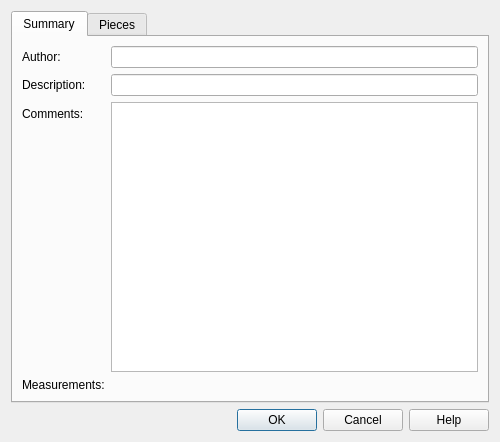
<?xml version="1.0" encoding="UTF-8"?>
<ui version="4.0">
 <class>lcPropertiesDialog</class>
 <widget class="QDialog" name="lcPropertiesDialog">
  <property name="whatsThis">
   <string>&lt;p&gt;&lt;b&gt;Model Properties&lt;/b&gt;&lt;/p&gt;&lt;p&gt;Edit the current model's author, description, and comments on the Summary tab. Measurements and Pieces provide read-only information. Choose OK to apply the metadata changes, or Cancel to discard them.&lt;/p&gt;</string>
  </property>
  <property name="geometry">
   <rect>
    <x>0</x>
    <y>0</y>
    <width>500</width>
    <height>442</height>
   </rect>
  </property>
  <property name="windowTitle">
   <string>Properties</string>
  </property>
  <layout class="QVBoxLayout" name="verticalLayout">
   <item>
    <widget class="QTabWidget" name="tabWidget">
     <property name="currentIndex">
      <number>0</number>
     </property>
     <widget class="QWidget" name="tabSummary">
      <property name="whatsThis">
       <string>&lt;p&gt;&lt;b&gt;Model Summary&lt;/b&gt;&lt;/p&gt;&lt;p&gt;Author, description, and comments are stored in the model file when you save it. Measurements show its overall size.&lt;/p&gt;</string>
      </property>
      <property name="sizePolicy">
       <sizepolicy hsizetype="Preferred" vsizetype="Preferred">
        <horstretch>0</horstretch>
        <verstretch>0</verstretch>
       </sizepolicy>
      </property>
      <attribute name="title">
       <string>Summary</string>
      </attribute>
      <layout class="QFormLayout" name="formLayout_3">
       <item row="0" column="0">
        <widget class="QLabel" name="label">
         <property name="buddy">
          <cstring>AuthorEdit</cstring>
         </property>
         <property name="toolTip">
          <string>Enter the author credited in this model.</string>
         </property>
         <property name="text">
          <string>Author:</string>
         </property>
        </widget>
       </item>
       <item row="0" column="1">
        <widget class="QLineEdit" name="AuthorEdit">
         <property name="toolTip">
          <string>Enter the author credited in this model.</string>
         </property>
        </widget>
       </item>
       <item row="1" column="0">
        <widget class="QLabel" name="label_3">
         <property name="buddy">
          <cstring>DescriptionEdit</cstring>
         </property>
         <property name="toolTip">
          <string>Enter a short description of this model.</string>
         </property>
         <property name="text">
          <string>Description:</string>
         </property>
        </widget>
       </item>
       <item row="1" column="1">
        <widget class="QLineEdit" name="DescriptionEdit">
         <property name="toolTip">
          <string>Enter a short description of this model.</string>
         </property>
        </widget>
       </item>
       <item row="2" column="0">
        <widget class="QLabel" name="label_2">
         <property name="buddy">
          <cstring>CommentsEdit</cstring>
         </property>
         <property name="toolTip">
          <string>Enter plain-text notes to store with this model.</string>
         </property>
         <property name="text">
          <string>Comments:</string>
         </property>
        </widget>
       </item>
       <item row="2" column="1">
        <widget class="QTextEdit" name="CommentsEdit">
         <property name="toolTip">
          <string>Enter plain-text notes to store with this model.</string>
         </property>
         <property name="sizePolicy">
          <sizepolicy hsizetype="Expanding" vsizetype="Expanding">
           <horstretch>0</horstretch>
           <verstretch>0</verstretch>
          </sizepolicy>
         </property>
         <property name="acceptRichText">
          <bool>false</bool>
         </property>
        </widget>
       </item>
       <item row="3" column="0">
        <widget class="QLabel" name="label_4">
         <property name="toolTip">
          <string>Overall model dimensions along the X, Y, and Z axes.</string>
         </property>
         <property name="whatsThis">
          <string>&lt;p&gt;&lt;b&gt;Model Measurements&lt;/b&gt;&lt;/p&gt;&lt;p&gt;The dimensions of the model's bounding box are shown in centimeters, inches, and LDraw units (LDU). The values are read-only and include pieces across all steps.&lt;/p&gt;</string>
         </property>
         <property name="text">
          <string>Measurements:</string>
         </property>
        </widget>
       </item>
       <item row="3" column="1">
        <widget class="QLabel" name="MeasurementsLabel">
         <property name="toolTip">
          <string>Overall model dimensions along the X, Y, and Z axes.</string>
         </property>
         <property name="whatsThis">
          <string>&lt;p&gt;&lt;b&gt;Model Measurements&lt;/b&gt;&lt;/p&gt;&lt;p&gt;The dimensions of the model's bounding box are shown in centimeters, inches, and LDraw units (LDU). The values are read-only and include pieces across all steps.&lt;/p&gt;</string>
         </property>
         <property name="accessibleName">
          <string>Model Measurements</string>
         </property>
         <property name="text">
          <string/>
         </property>
        </widget>
       </item>
      </layout>
     </widget>
     <widget class="QWidget" name="tabParts">
      <attribute name="title">
       <string>Pieces</string>
      </attribute>
      <layout class="QVBoxLayout" name="verticalLayout_3">
       <item>
        <widget class="lcPartsTableWidget" name="PartsTable">
         <property name="toolTip">
          <string>View piece quantities by color; click a column heading to sort.</string>
         </property>
         <property name="whatsThis">
          <string>&lt;p&gt;&lt;b&gt;Pieces&lt;/b&gt;&lt;/p&gt;&lt;p&gt;The table counts pieces across all steps, including pieces inside submodels. The ID column shows each piece's number and a thumbnail in its most used color. Color columns show quantities, and totals summarize each piece, each color, and the whole model. Click a column heading to sort. The ID and piece-name columns stay visible while you scroll horizontally. Counts cannot be edited here.&lt;/p&gt;</string>
         </property>
         <property name="accessibleName">
          <string>Pieces</string>
         </property>
         <property name="editTriggers">
          <set>QAbstractItemView::NoEditTriggers</set>
         </property>
         <property name="sortingEnabled">
          <bool>true</bool>
         </property>
         <property name="selectionBehavior">
          <enum>QAbstractItemView::SelectRows</enum>
         </property>
         <attribute name="horizontalHeaderDefaultSectionSize">
          <number>75</number>
         </attribute>
         <attribute name="horizontalHeaderShowSortIndicator" stdset="0">
          <bool>true</bool>
         </attribute>
         <attribute name="verticalHeaderVisible">
          <bool>false</bool>
         </attribute>
        </widget>
       </item>
       <item>
        <layout class="QHBoxLayout" name="ExportLayout">
         <item>
          <spacer name="ExportSpacer">
           <property name="orientation">
            <enum>Qt::Horizontal</enum>
           </property>
           <property name="sizeHint" stdset="0">
            <size>
             <width>0</width>
             <height>0</height>
            </size>
           </property>
          </spacer>
         </item>
         <item>
          <widget class="QPushButton" name="ExportBrickLinkButton">
           <property name="toolTip">
            <string>Save this model's piece list as a BrickLink wanted list.</string>
           </property>
           <property name="whatsThis">
            <string>&lt;p&gt;&lt;b&gt;Export BrickLink&lt;/b&gt;&lt;/p&gt;&lt;p&gt;Saves the pieces listed in this table as a BrickLink XML wanted list, the same format as File &amp;gt; Export &amp;gt; BrickLink. Only the model shown in this dialog and its submodels are included.&lt;/p&gt;</string>
           </property>
           <property name="text">
            <string>Export BrickLink...</string>
           </property>
          </widget>
         </item>
         <item>
          <widget class="QPushButton" name="ExportCSVButton">
           <property name="toolTip">
            <string>Save this model's piece list as a CSV spreadsheet.</string>
           </property>
           <property name="whatsThis">
            <string>&lt;p&gt;&lt;b&gt;Export CSV&lt;/b&gt;&lt;/p&gt;&lt;p&gt;Saves the pieces listed in this table as comma separated values with name, color, quantity, ID and color code, the same format as File &amp;gt; Export &amp;gt; CSV. Only the model shown in this dialog and its submodels are included.&lt;/p&gt;</string>
           </property>
           <property name="text">
            <string>Export CSV...</string>
           </property>
          </widget>
         </item>
        </layout>
       </item>
      </layout>
     </widget>
    </widget>
   </item>
   <item>
    <widget class="QDialogButtonBox" name="buttonBox">
     <property name="orientation">
      <enum>Qt::Horizontal</enum>
     </property>
     <property name="standardButtons">
      <set>QDialogButtonBox::Cancel|QDialogButtonBox::Help|QDialogButtonBox::Ok</set>
     </property>
    </widget>
   </item>
  </layout>
 </widget>
 <tabstops>
  <tabstop>tabWidget</tabstop>
  <tabstop>buttonBox</tabstop>
  <tabstop>AuthorEdit</tabstop>
  <tabstop>DescriptionEdit</tabstop>
  <tabstop>CommentsEdit</tabstop>
  <tabstop>PartsTable</tabstop>
  <tabstop>ExportBrickLinkButton</tabstop>
  <tabstop>ExportCSVButton</tabstop>
 </tabstops>
 <customwidgets>
  <customwidget>
   <class>lcPartsTableWidget</class>
   <extends>QTableWidget</extends>
   <header>lc_qpropertiesdialog.h</header>
  </customwidget>
 </customwidgets>
 <resources/>
 <connections>
  <connection>
   <sender>buttonBox</sender>
   <signal>accepted()</signal>
   <receiver>lcPropertiesDialog</receiver>
   <slot>accept()</slot>
   <hints>
    <hint type="sourcelabel">
     <x>257</x>
     <y>352</y>
    </hint>
    <hint type="destinationlabel">
     <x>157</x>
     <y>274</y>
    </hint>
   </hints>
  </connection>
  <connection>
   <sender>buttonBox</sender>
   <signal>rejected()</signal>
   <receiver>lcPropertiesDialog</receiver>
   <slot>reject()</slot>
   <hints>
    <hint type="sourcelabel">
     <x>325</x>
     <y>352</y>
    </hint>
    <hint type="destinationlabel">
     <x>286</x>
     <y>274</y>
    </hint>
   </hints>
  </connection>
 </connections>
</ui>
